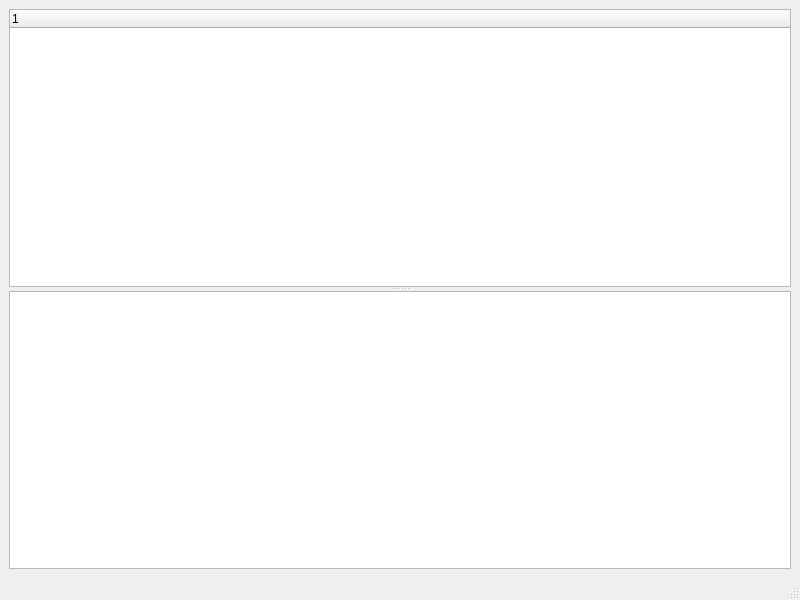
<?xml version="1.0" encoding="UTF-8"?>
<ui version="4.0">
 <class>MainWindow</class>
 <widget class="QMainWindow" name="MainWindow">
  <property name="geometry">
   <rect>
    <x>0</x>
    <y>0</y>
    <width>800</width>
    <height>600</height>
   </rect>
  </property>
  <property name="windowTitle">
   <string>MainWindow</string>
  </property>
  <widget class="QWidget" name="centralwidget">
   <layout class="QVBoxLayout" name="verticalLayout">
    <item>
     <widget class="QSplitter" name="splitter">
      <property name="orientation">
       <enum>Qt::Vertical</enum>
      </property>
      <widget class="QTreeWidget" name="treeWidget">
       <column>
        <property name="text">
         <string notr="true">1</string>
        </property>
       </column>
      </widget>
      <widget class="QTextEdit" name="logEdit">
       <property name="sizePolicy">
        <sizepolicy hsizetype="Expanding" vsizetype="Preferred">
         <horstretch>0</horstretch>
         <verstretch>0</verstretch>
        </sizepolicy>
       </property>
      </widget>
     </widget>
    </item>
   </layout>
  </widget>
  <widget class="QMenuBar" name="menubar">
   <property name="geometry">
    <rect>
     <x>0</x>
     <y>0</y>
     <width>800</width>
     <height>20</height>
    </rect>
   </property>
  </widget>
  <widget class="QStatusBar" name="statusbar"/>
 </widget>
 <resources/>
 <connections/>
</ui>
